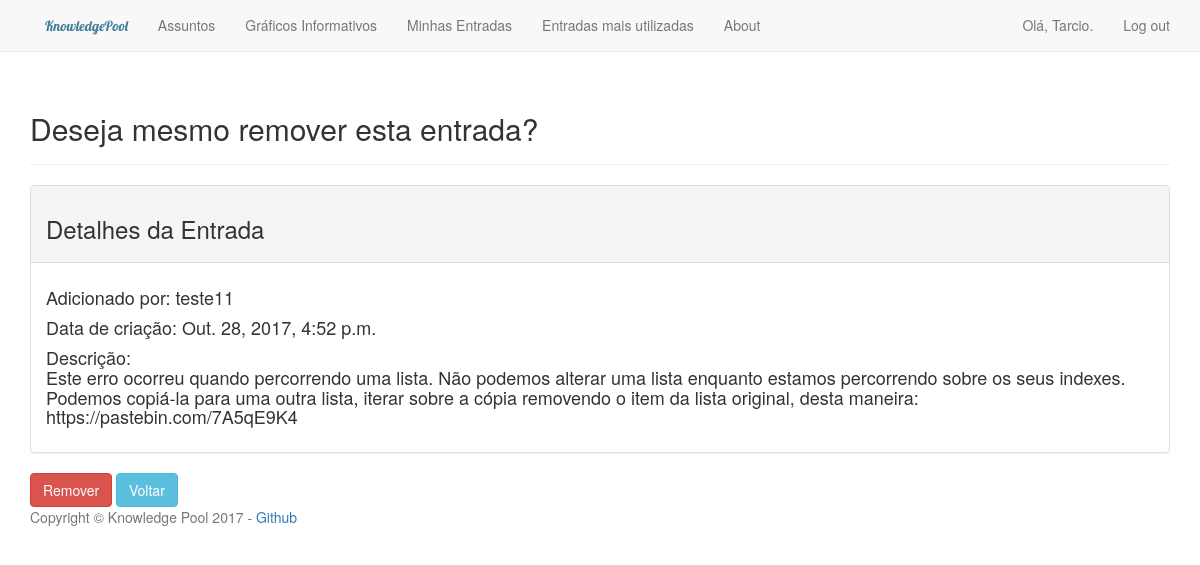
/confirma_remocao_entrada/59/ (signed in), run on the app's committed database.
### knowledge_pool/models.py (models this page shows, shortened)
class Entrada(models.Model):
    assunto = models.ForeignKey(Assunto)
    ticket_associado = models.CharField(max_length=50, blank=True)
    texto = models.TextField()
    data_criacao = models.DateTimeField(auto_now_add=True)
    dono = models.ForeignKey(User)
    qtd_utilizacoes = models.IntegerField(default=0)

### knowledge_pool/views.py (the view)
# urls.py: url(r'^confirma_remocao_entrada/(?P<entrada_id>\d+)/$',
@login_required
def confirma_remocao_entrada(request, entrada_id):
    entrada = Entrada.objects.get(id=entrada_id)
    contexto = {'entrada': entrada}
    return render(request, 'knowledge_pool/confirma_remocao_entrada.html', contexto)

### knowledge_pool/templates/knowledge_pool/confirma_remocao_entrada.html
{% extends "knowledge_pool/base.html" %} {% load bootstrap3 %} {% block header %}
<h2>Deseja mesmo remover esta entrada?</h2>
{% endblock header %} {% block content %}
<div class="panel panel-default">
    <div class="panel-heading">
        <h3>Detalhes da Entrada</h3>
    </div>
    <div class="panel-body">
        <h4>
            <p>Adicionado por: {{ entrada.dono.username }}</p>
            <p>Data de criação: {{ entrada.data_criacao }}</p>
            Descrição:
            <p>{{entrada.texto}}</p>
        </h4>
    </div>
</div>
<form action="#">
    {% buttons %}
    <button type="submit" name="remove" class="btn btn-danger" formaction="{% url 'knowledge_pool:remover_entrada' entrada.id %}">
        Remover
    </button>
    <button type="submit" name="back" class="btn btn-info" formaction="{% url 'knowledge_pool:editar_entrada' entrada.id %}">
        Voltar
    </button>
    {% endbuttons %}
</form>
{% endblock content %}

### knowledge_pool/templates/knowledge_pool/base.html (shortened to what this page needs)
{% load bootstrap3 %} {% load static %} {% load staticfiles %}
<!DOCTYPE html>
<html lang="en">
<head>
    <link rel="stylesheet" href="{% static 'knowledge_pool/css/bootstrap.min.css' %}">
    <link rel="stylesheet" href="{% static 'knowledge_pool/css/knowledge_pool.css' %}">
     {% bootstrap_css %} {% bootstrap_javascript %} {% block header-links %} {% endblock header-links %}
</head>
<body>
    <nav class="navbar navbar-default navbar-static-top">
        <div class="container">
            <div class="navbar-header">
                <a class="main-title" href="{% url 'knowledge_pool:index' %}">
                    KnowledgePool
                </a>
            </div>
            <div id="navbar" class="navbar-collapse collapse">
                <ul class="nav navbar-nav">
                    <li>
                        <a href="{% url 'knowledge_pool:assuntos' %}">Assuntos</a>
                    </li>
                    {% if user.is_authenticated %}
                    <li>
                        <a href="{% url 'knowledge_pool:graficos' %}">Gráficos Informativos</a>
                    </li>
                    <li>
                        <a href="{% url 'knowledge_pool:minhas_entradas' user.id %}">Minhas Entradas</a>
                    </li>
                    <li>
                        <a href="{% url 'knowledge_pool:entradas_utilizadas' %}">Entradas mais utilizadas</a>
                    </li>
                    <li>
                        <a href="{% url 'knowledge_pool:about' %}">About</a>
                    </li>
                    {% endif %}
                </ul>
                <ul class="nav navbar-nav navbar-right">
                    {% if user.is_authenticated %}
                    <li>
                        <a>Olá, {{ user.username }}.</a>
                    </li>
                    <li>
                        <a href="{% url 'users:logout' %}">Log out</a>
                    </li>
                    {% endif %}
                </ul>
            </div>
        </div>
    </nav>
    <div class="container">
        <div class="page-header">
            {% block header %} {% endblock header %}
        </div>
        <div>
            {% block content %} {% endblock content %}
        </div>
    </div>
    <footer class="footer">
        <div class="container">
            <p class="text-muted">
                Copyright &copy; Knowledge Pool 2017 -
                <a href="https://github.com/tv-nieri/knowledge_pool">Github</a>
            </p>
        </div>
    </footer>
</body>
</html>

### data on the page
Entrada: dono.username "teste11", data_criacao "Out. 28, 2017, 4:52 p.m.", texto "Este erro ocorreu quando percorrendo uma lista. Não podemos alterar uma lista enquanto estamos percorrendo sobre os seus indexes. Podemos copiá-la para uma outra lista, iterar sobre a cópia removendo o item da lista original, desta maneira: https://pastebin.com/7A5qE9K4"

### other printed values
{{ user.username }} "Tarcio"
